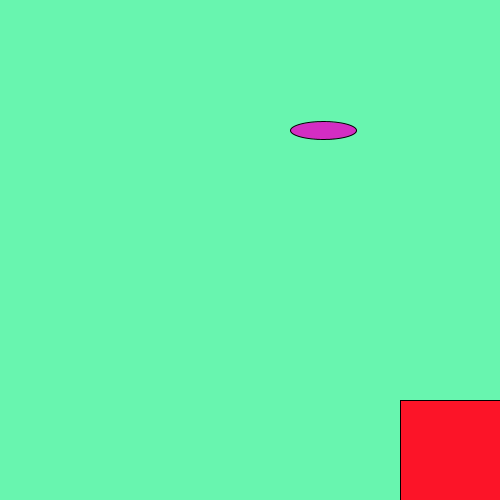
Frame 1 (no input)
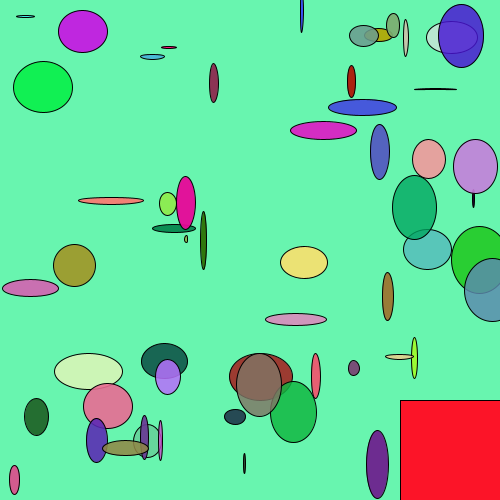
Frame 60 (the mouse pressed at the canvas centre just before this capture)
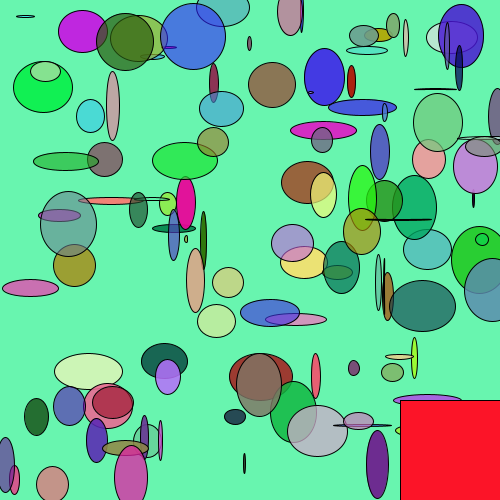
Frame 120 (the mouse held since frame 60 and released just before this capture)

The Processing sketch that drew these frames (run headless with seeded random() and noise(); from frame 60 on, the mouse is pressed at the canvas centre):

// Processing sketch: processing_169429
// ── processing_169429.pde

boolean boton=false;
int r=#FFFFFF;
int g=#14FC1D;
int b=#1458FC;
int u=#D32DC3;
int h=#1274DB;
void setup()
{
size(500,500);
background(#68F5AF);
}
void draw()
{
  if (boton==true)
  {
  fill(r);
  stroke(0);
  strokeWeight(2);
  r=r+g+b;
  frameRate(7);
 float w;
  w=random(1,height);
  float x;
  x=random(1,height);
  float y;
  y=random(1,70);
  float z;
  z=random(1,70);
  rect(w,x,y,z);
  }
  else
  {
  fill(u);
 u=u+h;
  float m;
  m=random(1,width);
  float n;
  n=random(1,height);
  float o;
  o=random(1,70);
  float p;
  p=random(1,70);
  ellipse(m,n,o,p);
  }
   fill(#FC1428);
  rect(400,400,100,100);
}
  void mousePressed()
 {
  if(mouseX > 400 && mouseX < 500 && mouseY > 400 && mouseY < 500)
{
  boton = !boton;
fill(#68F5AF);
rect(0,0,500,500);
}
}
